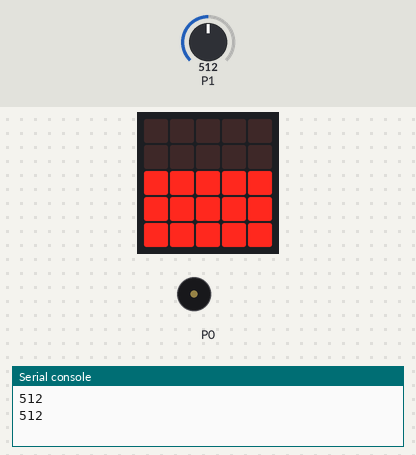
A program run on a simulated BBC micro:bit (MakeCode). Shown: the board's 5×5 LED display, buzzer (waves = sounding), the last lines printed to the serial console. Inputs (shaded band) come from the test bench; at power-on: P1 = 512 (analog values on the 0–1023 scale).

Above: at 1.2 s.
1.3 s: P1 set to 410
3.0 s: P1 set to 387
At 4.4 s:
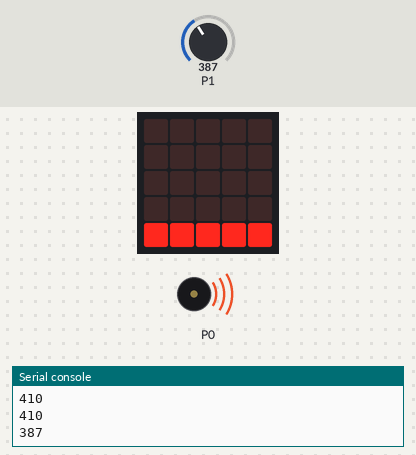
6.9 s: P1 set to 900
At 8.1 s:
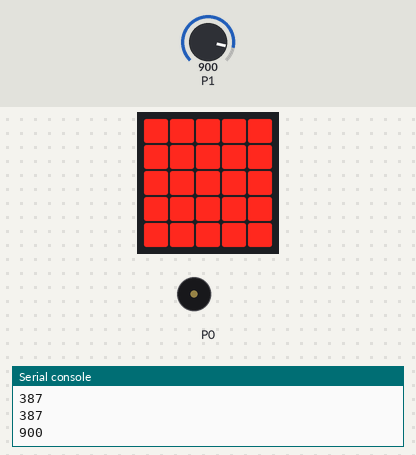
8.8 s: P1 set to 889
At 9.8 s:
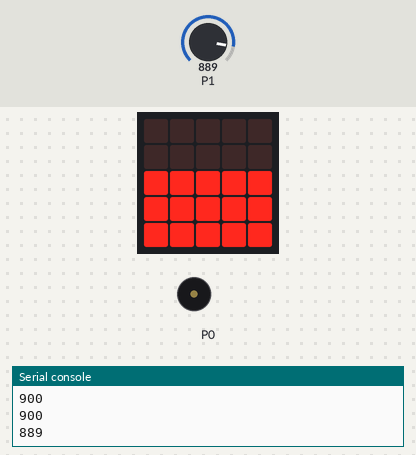
10.7 s: P1 set to 910
At 11.5 s:
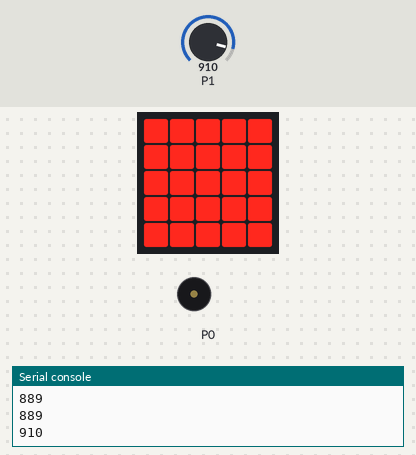
Timing chart, 0 to 13.5 s (numbered marks = the images above; inputs shaded):
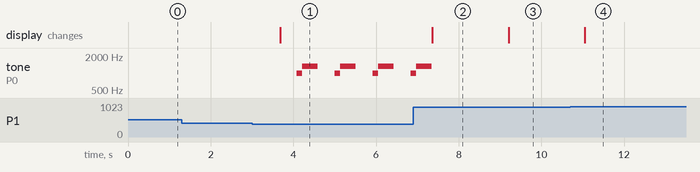

Measured:
- the behaviour switches between 401 and 400 on P1 (found by bisection; images 0 and 1)
- the behaviour switches between 900 and 899 on P1 (found by bisection; images 2 and 3)
- after the input at 3.0 s, tone on P0: silent → 988 Hz after 1.1 s, then repeats every 0.92 s: 1319 Hz 0.38 s, silent 0.42 s, 988 Hz 0.13 s; the display: changes after 0.68 s (image 1)
- after the input at 6.9 s, tone on P0: goes on until 7.3 s, then stays silent; the display: changes after 0.46 s (image 2)
- after the input at 8.8 s, the display: changes after 0.41 s (image 3)
- after the input at 10.7 s, the display: changes after 0.35 s (image 4)

The program:

main.ts
```typescript
let umidade = 0
// Sabe quando você planta uma semente no chão para que ela cresça? O solo em que você planta a semente tem uma coisa chamada "resistência elétrica". Isso significa que o solo pode dificultar a passagem de eletricidade.
// A resistência elétrica do solo depende de duas coisas: água e nutrientes. O solo pode ficar mais ou menos resistente dependendo da quantidade de água e nutrientes que tem.
// A água em si não é boa para conduzir eletricidade, mas os nutrientes que estão na água são. Quando o solo tem água e nutrientes misturados, ele fica um pouquinho condutor, ou seja, a eletricidade pode passar por ele mais facilmente.
// Então, quando o solo tem muita água e nutrientes, ele fica com uma resistência elétrica menor. Isso significa que a eletricidade pode passar mais facilmente pelo solo.
// Para entender melhor como medimos a resistência elétrica do solo, podemos fazer um experimento simples.
// Primeiro, pegamos nossa micro:bit, que é como um cérebro eletrônico que pode ler sinais elétricos. Em seguida, conectamos um fio ligado a um prego no chamado 3V da micro:bit, este prego ou haste metálica será inserida ao solo onde queremos medir a resistência elétrica.
// Depois, usamos outro pino da micro:bit, chamado de pino de leitura analógica, para medir a tensão elétrica no pino P1. Essa tensão é como uma medida da resistência elétrica do solo.
// O pino de leitura analógica da micro:bit retorna um valor entre 0 e 1023. Quando não há corrente elétrica passando pelo solo, o valor retornado é 0. Isso significa que o solo tem uma resistência elétrica alta, dificultando a passagem da corrente.
// Quando há uma corrente máxima passando pelo solo, o valor retornado é 1023. Isso significa que o solo tem uma resistência elétrica muito baixa, permitindo que a corrente passe facilmente.
// Para facilitar a visualização desses valores, usamos um gráfico de barra de plotagem no próprio display (matriz de LEDs) da micro:bit.
// Esse gráfico mostra uma barra que se move de acordo com o valor de resistência elétrica do solo. Quanto mais alta a barra, menor é a resistência elétrica do solo, e vice-versa.
// Assim, com esse experimento e o gráfico de barra, podemos entender melhor como a quantidade de água e nutrientes no solo afeta sua resistência elétrica, e como isso pode ser medido usando a micro:bit.
basic.forever(function () {
    umidade = pins.analogReadPin(AnalogPin.P1)
    led.plotBarGraph(
    umidade,
    1023
    )
    if (umidade <= 400) {
        basic.showLeds(`
            . . . . .
            . . . . .
            . . . . .
            . . . . .
            # # # # #
            `)
        music.startMelody(music.builtInMelody(Melodies.BaDing), MelodyOptions.OnceInBackground)
    } else {
        if (umidade >= 900) {
            basic.showLeds(`
                # # # # #
                # # # # #
                # # # # #
                # # # # #
                # # # # #
                `)
        } else {
            basic.showLeds(`
                . . . . .
                . . . . .
                # # # # #
                # # # # #
                # # # # #
                `)
        }
    }
    basic.pause(500)
})
```

test.ts
```typescript
// testes vão aqui; isto não será compilado quando este pacote for usado como uma extensão.
```
